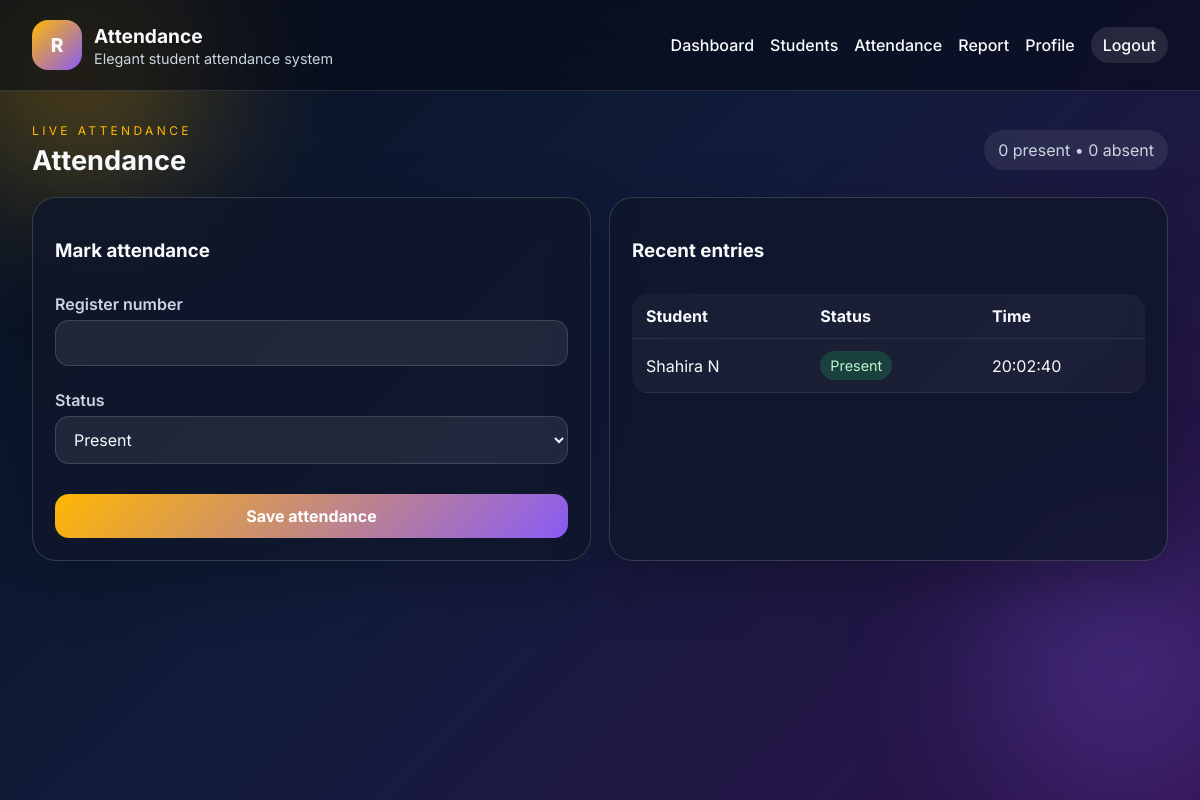
Page /attendance (signed in) on the earlier database version.
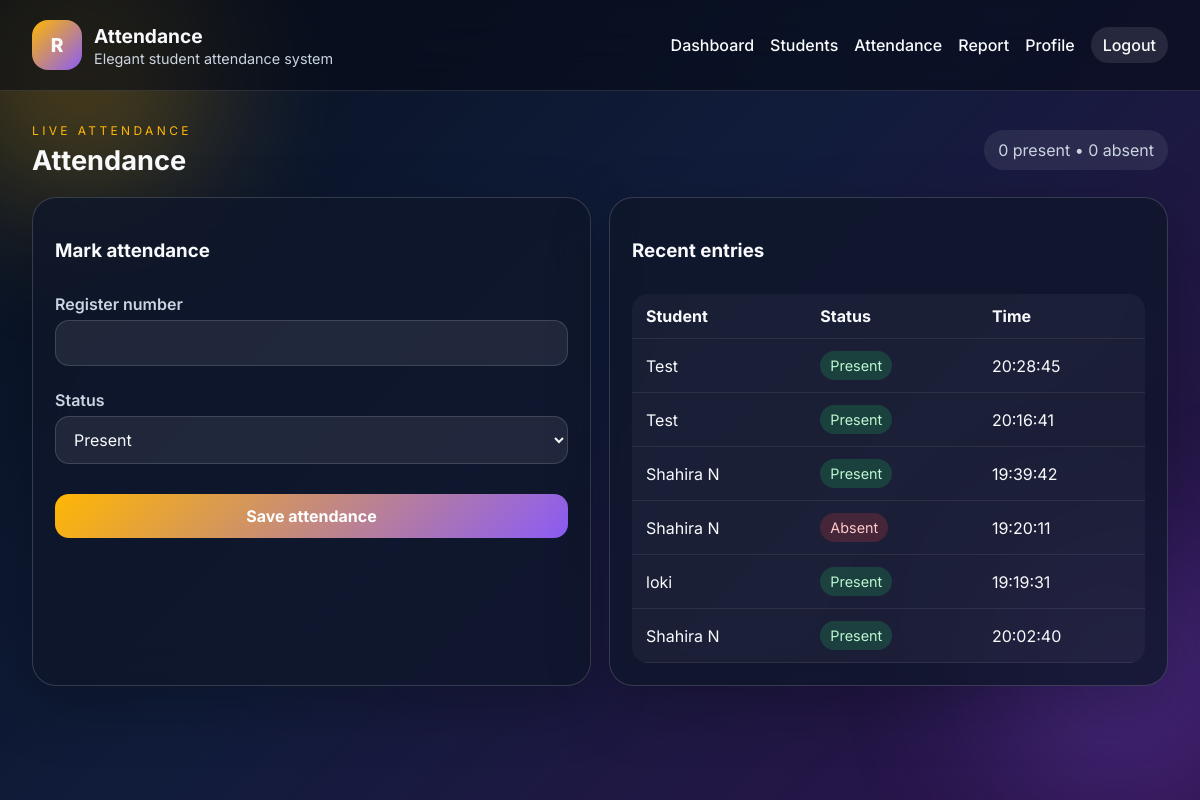
Same page on the later database version.
### tables this page shows
CREATE TABLE attendance (
            id INTEGER PRIMARY KEY AUTOINCREMENT,
            student_id INTEGER NOT NULL,
            attendance_date TEXT NOT NULL,
            status TEXT NOT NULL,
            marked_at TEXT NOT NULL,
            FOREIGN KEY (student_id) REFERENCES students (id)
        );

CREATE TABLE students (
            id INTEGER PRIMARY KEY AUTOINCREMENT,
            full_name TEXT NOT NULL,
            register_number TEXT NOT NULL UNIQUE,
            created_at TEXT NOT NULL DEFAULT CURRENT_TIMESTAMP
        );

### app.py (the view, shortened to what this page needs)
@app.route('/attendance', methods=['GET', 'POST'])
@login_required
def attendance():
    try:
        stats = get_today_stats()
        records = get_attendance_records(limit=10)
        return render_template('attendance.html', stats=stats, records=records)
    except Exception:
        app.logger.exception('Error while processing attendance request')
        flash('Unable to save attendance right now.', 'danger')
        return redirect(url_for('attendance'))

### attendance.py (called while the page is built)
def get_today_stats():
    conn = get_db_connection()
    today = datetime.now().strftime('%Y-%m-%d')
    present = conn.execute(
        'SELECT COUNT(*) as count FROM attendance WHERE attendance_date = ? AND status = ?',
        (today, 'present'),
    ).fetchone()[0]
    absent = conn.execute(
        'SELECT COUNT(*) as count FROM attendance WHERE attendance_date = ? AND status = ?',
        (today, 'absent'),
    ).fetchone()[0]
    total_students = conn.execute('SELECT COUNT(*) as count FROM students').fetchone()[0]
    conn.close()
    return {'present': present, 'absent': absent, 'total_students': total_students}

def get_attendance_records(limit=20):
    conn = get_db_connection()
    rows = conn.execute(
        '''
        SELECT a.id, a.attendance_date, a.status, a.marked_at, s.full_name, s.register_number
        FROM attendance a
        LEFT JOIN students s ON s.id = a.student_id
        ORDER BY a.id DESC
        LIMIT ?
        ''',
        (limit,),
    ).fetchall()
    conn.close()
    return [dict(row) for row in rows]

### models.py (called while the page is built)
def get_db_connection():
    conn = sqlite3.connect(Config.DATABASE_PATH)
    conn.row_factory = sqlite3.Row
    return conn

### templates/attendance.html (shortened to what this page needs)
{% extends 'base.html' %}
{% block content %}
<div class="page-head">
    <div>
        <p class="eyebrow">Live attendance</p>
        <h2>Attendance</h2>
    </div>
    <div class="today-pill">{{ stats.present }} present • {{ stats.absent }} absent</div>
</div>
<div class="grid-two">
    <section class="panel">
        <div class="panel-head">
            <h3>Mark attendance</h3>
        </div>
        <form method="post" class="form-stack">
            {% if session.get('username') == 'admin' %}
            <label>Register number
                <input type="text" name="register_number" required>
            </label>
            {% else %}
            <label>Your register number
                <input type="text" name="register_number" value="{{ session.get('username') }}" readonly>
            </label>
            {% endif %}
            <label>Status
                <select name="status" required>
                    <option value="present">Present</option>
                </select>
            </label>
            <button type="submit">Save attendance</button>
        </form>
    </section>
    <section class="panel">
        <div class="panel-head">
            <h3>Recent entries</h3>
        </div>
        <div class="table-card">
            <table>
                <thead>
                    <tr>
                        <th>Student</th>
                        <th>Status</th>
                        <th>Time</th>
                    </tr>
                </thead>
                <tbody>
                    {% for item in records %}
                    <tr>
                        <td>{{ item.full_name }}</td>
                        <td><span class="status {{ item.status }}">{{ item.status }}</span></td>
                        <td>{{ item.marked_at }}</td>
                    </tr>
                    {% else %}
                    <tr><td colspan="3">No attendance entries yet.</td></tr>
                    {% endfor %}
                </tbody>
            </table>
        </div>
    </section>
</div>
{% endblock %}

Differences in the rows shown:
added attendance: full_name "Test", status "Present", marked_at "20:28:45"
added attendance: full_name "Test", status "Present", marked_at "20:16:41"
added attendance: full_name "Shahira N", status "Present", marked_at "19:39:42"
added attendance: full_name "Shahira N", status "Absent", marked_at "19:20:11"
added attendance: full_name "loki", status "Present", marked_at "19:19:31"
